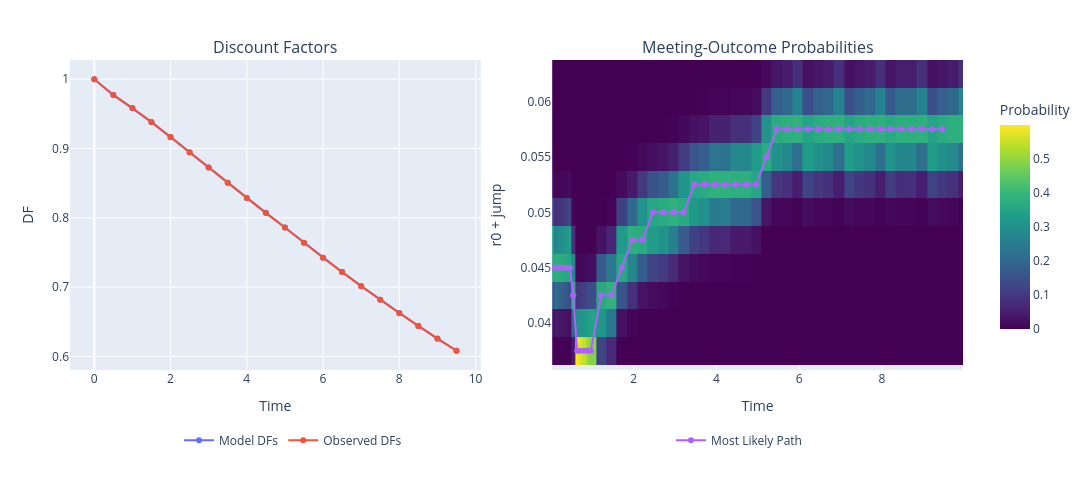

Notebook code for this chart:
### Code cell
t = np.arange(0, 10.0, 0.5)
model_dfs = np.array([model.discounts(time) for time in t])
obs_dfs = np.array([curve.discount(time) for time in t])

clean_dfs, _, end_times, deltas = model.state.curve_implied_meeting_dfs()
jumps = model.state.possible_jumps
levels_for_plot = jumps + model.state.r0  # y-axis for the heatmap
model_path = model.most_likely_path()
path_times = model.state.relevant_meeting_times(0.0, t.max())

fig = make_subplots(
    rows=1, cols=2, horizontal_spacing=0.08,
    subplot_titles=("Discount Factors", "Meeting-Outcome Probabilities")
)

# --- Left panel: Discount factors ---
fig.add_trace(go.Scatter(x=t, y=model_dfs, mode='lines+markers',
              name='Model DFs', legend='legend1'), row=1, col=1)
fig.add_trace(go.Scatter(x=t, y=obs_dfs,   mode='lines+markers',
              name='Observed DFs', legend='legend1'), row=1, col=1)

fig.add_trace(
    go.Heatmap(
        x=end_times,
        y=levels_for_plot,
        z=probs.T,
        coloraxis="coloraxis",
        hovertemplate="Meeting: %{x}<br>Level: %{y:.4f}<br>Prob: %{z:.3f}<extra></extra>",
        showscale=True,
        showlegend=False
    ),
    row=1, col=2
)
fig.add_trace(
    go.Scatter(
        x=path_times,
        y=model_path,
        mode='lines+markers',
        name='Most Likely Path',
        line=dict(width=2),
        marker=dict(size=6),
        legend='legend2',
        hoverinfo='skip'
    ),
    row=1, col=2
)

fig.update_layout(
    height=480, width=1100,
    margin=dict(l=70, r=90, t=60, b=110),
    coloraxis=dict(
        colorscale="Viridis",
        colorbar=dict(
            title="Probability",
            x=1.03, xanchor="left",
            y=0.5,  yanchor="middle",
            len=0.8
        )
    ),
    legend=dict(
        orientation="h",
        x=0.25, xanchor="center",
        y=-0.18, yanchor="top",
        title=None
    ),
    legend2=dict(
        orientation="h",
        x=0.75, xanchor="center",
        y=-0.18, yanchor="top",
        title=None
    )
)

# axis titles
fig.update_xaxes(title_text="Time", row=1, col=1)
fig.update_yaxes(title_text="DF",   row=1, col=1)

fig.update_xaxes(title_text="Time", row=1, col=2)
fig.update_yaxes(title_text="r0 + jump", row=1, col=2)

fig.update_xaxes(range=[float(end_times.min()),
                 float(end_times.max())], row=1, col=2)

fig.show()

### Figure 1 — Plotly figure (JSON) as saved in the notebook; plotly's stock layout.template omitted (floating-point values rounded to 4 significant figures; data arrays with more than 128 entries replaced by an {"elided": "..."} marker saying what was removed)
{"data": [{"legend": "legend", "mode": "lines+markers", "name": "Model DFs", "type": "scatter", "x": [0.0, 0.5, 1.0, 1.5, 2.0, 2.5, 3.0, 3.5, 4.0, 4.5, 5.0, 5.5, 6.0, 6.5, 7.0, 7.5, 8.0, 8.5, 9.0, 9.5], "xaxis": "x", "y": [1.0, 0.9771, 0.958, 0.938, 0.9165, 0.8945, 0.8726, 0.8506, 0.8287, 0.8072, 0.786, 0.7641, 0.7425, 0.7218, 0.7014, 0.6818, 0.6625, 0.6439, 0.6257, 0.6083], "yaxis": "y"}, {"legend": "legend", "mode": "lines+markers", "name": "Observed DFs", "type": "scatter", "x": [0.0, 0.5, 1.0, 1.5, 2.0, 2.5, 3.0, 3.5, 4.0, 4.5, 5.0, 5.5, 6.0, 6.5, 7.0, 7.5, 8.0, 8.5, 9.0, 9.5], "xaxis": "x", "y": [1.0, 0.9774, 0.9585, 0.9384, 0.9167, 0.8946, 0.8727, 0.8506, 0.8287, 0.8071, 0.7859, 0.764, 0.7424, 0.7217, 0.7012, 0.6817, 0.6624, 0.6438, 0.6256, 0.6082], "yaxis": "y"}, {"coloraxis": "coloraxis", "hovertemplate": "Meeting: %{x}<br>Level: %{y:.4f}<br>Prob: %{z:.3f}<extra></extra>", "showlegend": false, "showscale": true, "type": "heatmap", "x": [0.02778, 0.1194, 0.2028, 0.2944, 0.3778, 0.4556, 0.5333, 0.6306, 0.7083, 0.8056, 0.8778, 0.9611, 1.211, 1.461, 1.711, 1.961, 2.211, 2.461, 2.711, 2.961, 3.211, 3.461, 3.711, 3.961, 4.211, 4.461, 4.711, 4.961, 5.211, 5.461, 5.711, 5.961, 6.211, 6.461, 6.711, 6.961, 7.211, 7.461, 7.711, 7.961, 8.211, 8.461, 8.711, 8.961, 9.211, 9.461, 9.711, 9.961], "xaxis": "x2", "y": [0.0375, 0.04, 0.0425, 0.045, 0.0475, 0.05, 0.0525, 0.055, 0.0575, 0.06, 0.0625], "yaxis": "y2", "z": {"elided": "11x48 float values"}}, {"hoverinfo": "skip", "legend": "legend2", "line": {"width": 2}, "marker": {"size": 6}, "mode": "lines+markers", "name": "Most Likely Path", "type": "scatter", "x": [0.02778, 0.1194, 0.2028, 0.2944, 0.3778, 0.4556, 0.5333, 0.6306, 0.7083, 0.8056, 0.8778, 0.9611, 1.211, 1.461, 1.711, 1.961, 2.211, 2.461, 2.711, 2.961, 3.211, 3.461, 3.711, 3.961, 4.211, 4.461, 4.711, 4.961, 5.211, 5.461, 5.711, 5.961, 6.211, 6.461, 6.711, 6.961, 7.211, 7.461, 7.711, 7.961, 8.211, 8.461, 8.711, 8.961, 9.211, 9.461], "xaxis": "x2", "y": [0.045, 0.045, 0.045, 0.045, 0.045, 0.045, 0.0425, 0.0375, 0.0375, 0.0375, 0.0375, 0.0375, 0.0425, 0.0425, 0.045, 0.0475, 0.0475, 0.05, 0.05, 0.05, 0.05, 0.0525, 0.0525, 0.0525, 0.0525, 0.0525, 0.0525, 0.0525, 0.055, 0.0575, 0.0575, 0.0575, 0.0575, 0.0575, 0.0575, 0.0575, 0.0575, 0.0575, 0.0575, 0.0575, 0.0575, 0.0575, 0.0575, 0.0575, 0.0575, 0.0575, 0.0575, 0.0575], "yaxis": "y2"}], "layout": {"annotations": [{"font": {"size": 16}, "showarrow": false, "text": "Discount Factors", "x": 0.23, "xanchor": "center", "xref": "paper", "y": 1, "yanchor": "bottom", "yref": "paper"}, {"font": {"size": 16}, "showarrow": false, "text": "Meeting-Outcome Probabilities", "x": 0.77, "xanchor": "center", "xref": "paper", "y": 1, "yanchor": "bottom", "yref": "paper"}], "coloraxis": {"colorbar": {"len": 0.8, "title": {"text": "Probability"}, "x": 1.03, "xanchor": "left", "y": 0.5, "yanchor": "middle"}, "colorscale": [[0, "#440154"], [0.1111, "#482878"], [0.2222, "#3e4989"], [0.3333, "#31688e"], [0.4444, "#26828e"], [0.5556, "#1f9e89"], [0.6667, "#35b779"], [0.7778, "#6ece58"], [0.8889, "#b5de2b"], [1, "#fde725"]]}, "height": 480, "legend": {"orientation": "h", "title": {}, "x": 0.25, "xanchor": "center", "y": -0.18, "yanchor": "top"}, "legend2": {"orientation": "h", "title": {}, "x": 0.75, "xanchor": "center", "y": -0.18, "yanchor": "top"}, "margin": {"b": 110, "l": 70, "r": 90, "t": 60}, "width": 1100, "xaxis": {"anchor": "y", "domain": [0, 0.46], "title": {"text": "Time"}}, "xaxis2": {"anchor": "y2", "domain": [0.54, 1], "range": [0.02778, 9.961], "title": {"text": "Time"}}, "yaxis": {"anchor": "x", "domain": [0, 1], "title": {"text": "DF"}}, "yaxis2": {"anchor": "x2", "domain": [0, 1], "title": {"text": "r0 + jump"}}}}
